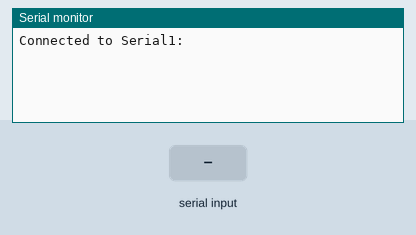
Recording of a program running on a simulated ESP32. On the bench: the last lines printed to the serial monitor. Inputs (shaded band) come from the test bench.

Above: at 2.2 s.
2.3 s: "1" received over the second serial link
At 2.8 s:
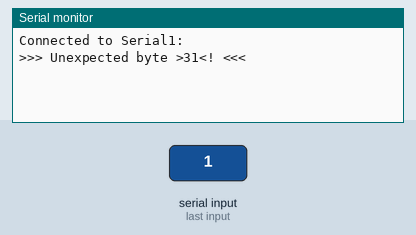
3.8 s: "0" received over the second serial link
At 5.0 s:
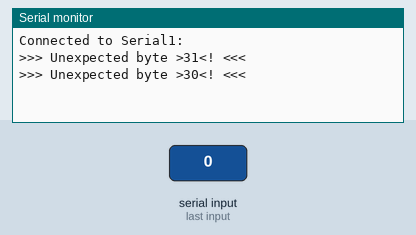
5.3 s: "2" received over the second serial link
At 6.3 s:
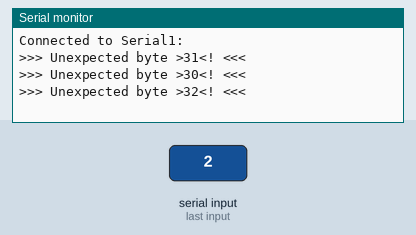

Measured:
- after the input at 2.3 s, the serial monitor: prints a new line at once (image 1)
- after the input at 3.8 s, the serial monitor: prints a new line at once (image 2)
- after the input at 5.3 s, the serial monitor: prints a new line at once (image 3)

The program:

main.cpp
```cpp
#include "sml.h"
#include <Arduino.h>

#define MAX_STR_MANUF 5
#define BUFFER_SIZE 1024  // Adjust size as needed for data buffer

unsigned char manuf[MAX_STR_MANUF];
double T1Wh = -2, SumWh = -2, Watt = -2;

typedef struct {
  const unsigned char OBIS[6];
  void (*Handler)();
} OBISHandler;

void Manufacturer() { smlOBISManufacturer(manuf, MAX_STR_MANUF); }

void PowerT1() { smlOBISWh(T1Wh); }

void PowerSum() { smlOBISWh(SumWh); }

void PowerW() { smlOBISW(Watt); }

void processBuffer(unsigned char* buffer, int length);

// clang-format off
OBISHandler OBISHandlers[] = {
  {{ 0x81, 0x81, 0xc7, 0x82, 0x03, 0xff }, &Manufacturer}, /* 129-129:199.130.3*255 */
  {{ 0x01, 0x00, 0x01, 0x08, 0x01, 0xff }, &PowerT1},      /*   1-  0:  1.  8.1*255 (T1) */
  {{ 0x01, 0x00, 0x01, 0x08, 0x00, 0xff }, &PowerSum},     /*   1-  0:  1.  8.0*255 (T1 + T2) */
  {{ 0x01, 0x00, 0x0F, 0x07, 0x00, 0xff }, &PowerW},       /*   1-  0: 15.  7.0*255 (Watt) */
  {{ 0, 0 }}
};
// clang-format on

unsigned char buffer[BUFFER_SIZE];
int bufferIndex = 0;

void setup() {
  Serial.begin(115200); // Debugging Serial
  Serial1.begin(9600, SERIAL_8N1, 3, 1); // Initialize Serial2 for reading from pins 16 (RX) and 17 (TX)

  Serial.println("Connected to Serial1:");
  delay(1000); // Optional delay to allow serial connection to establish
}

void loop() {
  // Check if data is available on Serial2
  //Serial1.write(0x00);

  while (Serial1.available() > 0) {
    // Read a byte from Serial2

    unsigned char c = Serial1.read();

    // Store in buffer if there's room
    if (bufferIndex < BUFFER_SIZE) {
      buffer[bufferIndex++] = c;
    } else {
      // Reset buffer if it's full
      bufferIndex = 0;
    }

    // Process buffer when end of message is likely detected (for example by a specific byte or after a set amount of data)
    if (bufferIndex > 0) {
      processBuffer(buffer, bufferIndex);
      bufferIndex = 0; // Reset buffer after processing
    }
  }
}

void processBuffer(unsigned char* buffer, int length) {
  sml_states_t s;
  int iHandler = 0;

  for (int i = 0; i < length; ++i) {
    unsigned char c = buffer[i];
    s = smlState(c);

    if (s == SML_START) {
      // Reset local vars
      manuf[0] = 0;
      T1Wh = -3;
      SumWh = -3;
    }

    if (s == SML_LISTEND) {
      // Check handlers on last received list
      for (iHandler = 0; OBISHandlers[iHandler].Handler != 0 &&
                         !(smlOBISCheck(OBISHandlers[iHandler].OBIS));
           iHandler++)
        ;
      if (OBISHandlers[iHandler].Handler != 0) {
        OBISHandlers[iHandler].Handler();
      }
    }

    if (s == SML_UNEXPECTED) {
      Serial.printf(">>> Unexpected byte >%02X<! <<<\n", c);
    }

    if (s == SML_FINAL) {
      Serial.println(">>> FINAL! Checksum OK");
      Serial.printf(">>> Manufacturer.............: %s\n", manuf);
      Serial.printf(">>> Power T1    (1-0:1.8.1)..: %.3f Wh\n", T1Wh);
      Serial.printf(">>> Power T1+T2 (1-0:1.8.0)..: %.3f Wh\n", SumWh);
      Serial.printf(">>> Watt        (1-0:15.7.0).: %.3f W\n\n", Watt);
    }
  }
}
```
